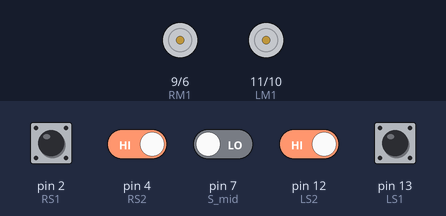
The sketch below on a simulated Arduino Uno, built with avr-gcc and run on an emulated ATmega328P. Shown: motor-driver pin pairs drawn as motors (green arrow = first pin HIGH = forward, orange = second pin HIGH = backward, longer = more drive). The inputs (shaded band) are chosen by the test bench; at power-on: pin 2 (RS1), pin 4 (RS2), pin 12 (LS2), pin 13 (LS1) HIGH, pin 7 (S_mid) LOW.

Above: at 1.2 s.
1.3 s: pin 7 (S_mid) driven HIGH
At 1.8 s:
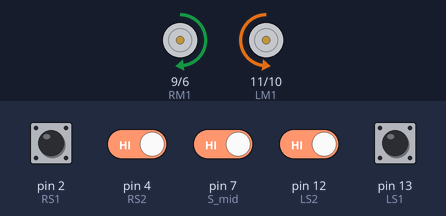
2.8 s: pin 12 (LS2) driven LOW
At 3.2 s:
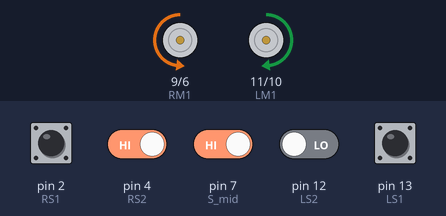
4.3 s: pin 4 (RS2) driven LOW
At 5.5 s:
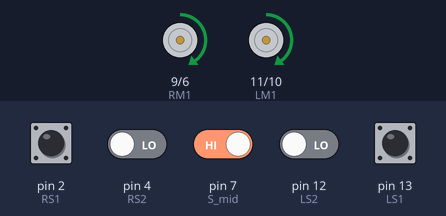
5.8 s: pin 4 (RS2) driven HIGH
At 6.4 s:
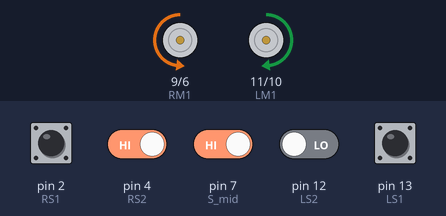
Timing chart, 0 to 8.3 s (numbered marks = the images above; inputs shaded):
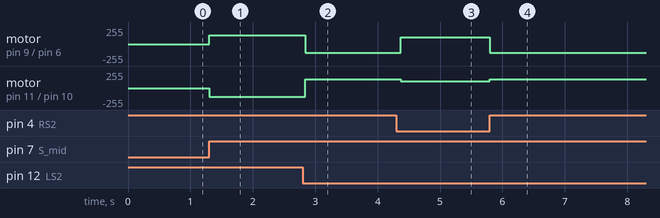

The sketch:

FAST.ino
```cpp
/*------ Arduino Line Follower Code----- */
/*-------definning Inputs------*/
#define LS1 13      // left sensor_1
#define LS2 12     // left sensor_2
#define RS1 2      // right sensor_1
#define RS2 4      // right sensor_2
#define S_mid 7      // mid sensor

#define LM1 11    // left motor
#define LM2 10    // left motor
#define RM1 9    // right motor
#define RM2 6     // right motor

void setup()
{
  pinMode(LS1, INPUT);
  pinMode(LS2, INPUT);
  pinMode(RS1, INPUT);
  pinMode(RS2, INPUT);
  pinMode(S_mid, INPUT);

  pinMode(LM1, OUTPUT);
  pinMode(LM2, OUTPUT);
  pinMode(RM1, OUTPUT);
  pinMode(RM2, OUTPUT);

}

void loop()
{
  if ((digitalRead(LS2)==LOW) && (digitalRead(LS1)== LOW) && (digitalRead(S_mid)==HIGH) && (digitalRead(RS1)== LOW) && (digitalRead(RS2)==LOW))
  {
    MoveForward();
  }
  if((digitalRead(LS2)==LOW) && (digitalRead(LS1)==HIGH) && (digitalRead(S_mid)==HIGH) && (digitalRead(RS1)==HIGH) && (digitalRead(RS2)==LOW))    // Condition_1 Forward
  {
    MoveForward();
  }

  if((digitalRead(LS2)==LOW) && (digitalRead(LS1)==LOW) && (digitalRead(S_mid)==LOW) && (digitalRead(RS1)==LOW) && (digitalRead(RS2)==HIGH))
  {
    TurnRight();
  }
  if((digitalRead(LS2)==LOW) && (digitalRead(LS1)==LOW) && (digitalRead(S_mid)==LOW) && (digitalRead(RS1)==HIGH) && (digitalRead(RS2)==HIGH))
  {
    TurnRight();
  }
    if((digitalRead(LS2)==LOW) && (digitalRead(LS1)==LOW) && (digitalRead(S_mid)==HIGH) && (digitalRead(RS1)==HIGH) && (digitalRead(RS2)==HIGH))
  {
    TurnRight();
    delay(50);
  }
  if((digitalRead(LS2)==LOW) && (digitalRead(LS1)== HIGH) && (digitalRead(S_mid)==HIGH) && (digitalRead(RS1)==HIGH) && (digitalRead(RS2)==HIGH))
  {
    TurnRight();
    delay(100);
  }

   if((digitalRead(LS2)==HIGH) && (digitalRead(LS1)==LOW) && (digitalRead(S_mid)==LOW) && (digitalRead(RS1)==LOW) && (digitalRead(RS2)==LOW))  // RIGHT
  {
    TurnLeft();
  }
  if((digitalRead(LS2)==HIGH) && (digitalRead(LS1)==HIGH) && (digitalRead(S_mid)==LOW) && (digitalRead(RS1)==LOW) && (digitalRead(RS2)==LOW))  // RIGHT
  {
    TurnLeft();
  }
    if((digitalRead(LS2)==HIGH) && (digitalRead(LS1)==HIGH) && (digitalRead(S_mid)==HIGH) && (digitalRead(RS1)==LOW) && (digitalRead(RS2)==LOW))  // RIGHT
  {
    TurnLeft();
    delay(50);
  }
   if((digitalRead(LS2)==HIGH) && (digitalRead(LS1)==HIGH) && (digitalRead(S_mid)==HIGH) && (digitalRead(RS1)== HIGH) && (digitalRead(RS2)==LOW))  // RIGHT
  {
    TurnLeft();
    delay(100);
  }

  if((digitalRead(LS2)== HIGH) && (digitalRead(LS1)==HIGH) && (digitalRead(S_mid)==HIGH) && (digitalRead(RS1)==HIGH) && (digitalRead(RS2)==HIGH))
  {
    TurnLeft();
  }
}


void MoveForward()
{
    analogWrite(LM1, 100);
    analogWrite(LM2, 0);
    analogWrite(RM1, 100);
    analogWrite(RM2, 0);
    delay(0);
}

void TurnRight()
{
    analogWrite(LM1, 130);
    analogWrite(LM2, 0);
    analogWrite(RM1, 0);
    analogWrite(RM2, 130);
    delay(70);
}

void TurnLeft()
{
    analogWrite(LM1, 0);
    analogWrite(LM2, 130);
    analogWrite(RM1, 130);
    analogWrite(RM2, 0);
    delay(70);
}

void Stop()
{
    analogWrite(LM1, 0);
    analogWrite(LM2, 0);
    analogWrite(RM1, 0);
    analogWrite(RM2, 0);
    delay(0);
}
```

Measured:
- after the input at 1.3 s, motor on pin 9 (RM1) / pin 6 (RM2): stopped → forward 130/255 at once; motor on pin 11 (LM1) / pin 10 (LM2): stopped → backward 130/255 at once
- after the input at 2.8 s, motor on pin 9 (RM1) / pin 6 (RM2): forward 130/255 → backward 130/255 at once; motor on pin 11 (LM1) / pin 10 (LM2): backward 130/255 → forward 130/255 at once
- after the input at 4.3 s, motor on pin 9 (RM1) / pin 6 (RM2): backward 130/255 → forward 100/255 after 0.07 s; motor on pin 11 (LM1) / pin 10 (LM2): forward 130/255 → forward 100/255 after 0.07 s
- after the input at 5.8 s, motor on pin 9 (RM1) / pin 6 (RM2): forward 100/255 → backward 130/255 at once; motor on pin 11 (LM1) / pin 10 (LM2): forward 100/255 → forward 130/255 at once
